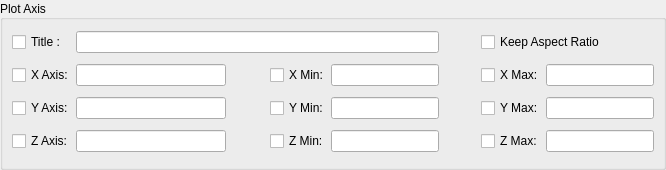
    <widget class="QGroupBox" name="boxPlotAxis">
     <property name="sizePolicy">
      <sizepolicy hsizetype="Preferred" vsizetype="Minimum">
       <horstretch>0</horstretch>
       <verstretch>0</verstretch>
      </sizepolicy>
     </property>
     <property name="minimumSize">
      <size>
       <width>0</width>
       <height>170</height>
      </size>
     </property>
     <property name="maximumSize">
      <size>
       <width>16777215</width>
       <height>16777215</height>
      </size>
     </property>
     <property name="title">
      <string>Plot Axis</string>
     </property>
     <property name="alignment">
      <set>Qt::AlignLeading|Qt::AlignLeft|Qt::AlignVCenter</set>
     </property>
     <property name="flat">
      <bool>false</bool>
     </property>
     <layout class="QGridLayout" name="gridLayout_4">
      <property name="leftMargin">
       <number>9</number>
      </property>
      <property name="topMargin">
       <number>0</number>
      </property>
      <property name="rightMargin">
       <number>9</number>
      </property>
      <property name="bottomMargin">
       <number>0</number>
      </property>
      <property name="horizontalSpacing">
       <number>2</number>
      </property>
      <property name="verticalSpacing">
       <number>0</number>
      </property>
      <item row="3" column="2">
       <spacer name="horizontalSpacer_9">
        <property name="orientation">
         <enum>Qt::Horizontal</enum>
        </property>
        <property name="sizeType">
         <enum>QSizePolicy::Expanding</enum>
        </property>
        <property name="sizeHint" stdset="0">
         <size>
          <width>40</width>
          <height>20</height>
         </size>
        </property>
       </spacer>
      </item>
      <item row="1" column="3">
       <widget class="QCheckBox" name="chkXMin">
        <property name="sizePolicy">
         <sizepolicy hsizetype="Fixed" vsizetype="Fixed">
          <horstretch>0</horstretch>
          <verstretch>0</verstretch>
         </sizepolicy>
        </property>
        <property name="text">
         <string>X Min:</string>
        </property>
       </widget>
      </item>
      <item row="2" column="1">
       <widget class="QLineEdit" name="dispYAxis">
        <property name="sizePolicy">
         <sizepolicy hsizetype="Expanding" vsizetype="Fixed">
          <horstretch>0</horstretch>
          <verstretch>0</verstretch>
         </sizepolicy>
        </property>
        <property name="minimumSize">
         <size>
          <width>20</width>
          <height>0</height>
         </size>
        </property>
        <property name="inputMethodHints">
         <set>Qt::ImhDigitsOnly</set>
        </property>
       </widget>
      </item>
      <item row="2" column="4">
       <widget class="QLineEdit" name="dispYMin">
        <property name="sizePolicy">
         <sizepolicy hsizetype="Maximum" vsizetype="Fixed">
          <horstretch>0</horstretch>
          <verstretch>0</verstretch>
         </sizepolicy>
        </property>
        <property name="minimumSize">
         <size>
          <width>50</width>
          <height>0</height>
         </size>
        </property>
       </widget>
      </item>
      <item row="3" column="5">
       <spacer name="horizontalSpacer_2">
        <property name="orientation">
         <enum>Qt::Horizontal</enum>
        </property>
        <property name="sizeType">
         <enum>QSizePolicy::Expanding</enum>
        </property>
        <property name="sizeHint" stdset="0">
         <size>
          <width>40</width>
          <height>20</height>
         </size>
        </property>
       </spacer>
      </item>
      <item row="2" column="0">
       <widget class="QCheckBox" name="chkYAxis">
        <property name="sizePolicy">
         <sizepolicy hsizetype="Fixed" vsizetype="Fixed">
          <horstretch>0</horstretch>
          <verstretch>0</verstretch>
         </sizepolicy>
        </property>
        <property name="text">
         <string>Y Axis:</string>
        </property>
       </widget>
      </item>
      <item row="1" column="6">
       <widget class="QCheckBox" name="chkXMax">
        <property name="sizePolicy">
         <sizepolicy hsizetype="Fixed" vsizetype="Fixed">
          <horstretch>0</horstretch>
          <verstretch>0</verstretch>
         </sizepolicy>
        </property>
        <property name="text">
         <string>X Max:</string>
        </property>
       </widget>
      </item>
      <item row="3" column="6">
       <widget class="QCheckBox" name="chkZMax">
        <property name="sizePolicy">
         <sizepolicy hsizetype="Fixed" vsizetype="Fixed">
          <horstretch>0</horstretch>
          <verstretch>0</verstretch>
         </sizepolicy>
        </property>
        <property name="text">
         <string>Z Max:</string>
        </property>
       </widget>
      </item>
      <item row="2" column="6">
       <widget class="QCheckBox" name="chkYMax">
        <property name="sizePolicy">
         <sizepolicy hsizetype="Fixed" vsizetype="Fixed">
          <horstretch>0</horstretch>
          <verstretch>0</verstretch>
         </sizepolicy>
        </property>
        <property name="text">
         <string>Y Max:</string>
        </property>
       </widget>
      </item>
      <item row="2" column="3">
       <widget class="QCheckBox" name="chkYMin">
        <property name="sizePolicy">
         <sizepolicy hsizetype="Fixed" vsizetype="Fixed">
          <horstretch>0</horstretch>
          <verstretch>0</verstretch>
         </sizepolicy>
        </property>
        <property name="text">
         <string>Y Min:</string>
        </property>
       </widget>
      </item>
      <item row="1" column="7">
       <widget class="QLineEdit" name="dispXMax">
        <property name="sizePolicy">
         <sizepolicy hsizetype="Maximum" vsizetype="Fixed">
          <horstretch>0</horstretch>
          <verstretch>0</verstretch>
         </sizepolicy>
        </property>
        <property name="minimumSize">
         <size>
          <width>50</width>
          <height>0</height>
         </size>
        </property>
       </widget>
      </item>
      <item row="3" column="1">
       <widget class="QLineEdit" name="dispZAxis">
        <property name="sizePolicy">
         <sizepolicy hsizetype="Expanding" vsizetype="Fixed">
          <horstretch>0</horstretch>
          <verstretch>0</verstretch>
         </sizepolicy>
        </property>
        <property name="minimumSize">
         <size>
          <width>20</width>
          <height>0</height>
         </size>
        </property>
        <property name="inputMethodHints">
         <set>Qt::ImhDigitsOnly</set>
        </property>
       </widget>
      </item>
      <item row="1" column="0">
       <widget class="QCheckBox" name="chkXAxis">
        <property name="sizePolicy">
         <sizepolicy hsizetype="Fixed" vsizetype="Fixed">
          <horstretch>0</horstretch>
          <verstretch>0</verstretch>
         </sizepolicy>
        </property>
        <property name="text">
         <string>X Axis:</string>
        </property>
       </widget>
      </item>
      <item row="3" column="7">
       <widget class="QLineEdit" name="dispZMax">
        <property name="enabled">
         <bool>true</bool>
        </property>
        <property name="sizePolicy">
         <sizepolicy hsizetype="Maximum" vsizetype="Fixed">
          <horstretch>0</horstretch>
          <verstretch>0</verstretch>
         </sizepolicy>
        </property>
        <property name="minimumSize">
         <size>
          <width>50</width>
          <height>0</height>
         </size>
        </property>
       </widget>
      </item>
      <item row="3" column="0">
       <widget class="QCheckBox" name="chkZAxis">
        <property name="sizePolicy">
         <sizepolicy hsizetype="Fixed" vsizetype="Fixed">
          <horstretch>0</horstretch>
          <verstretch>0</verstretch>
         </sizepolicy>
        </property>
        <property name="text">
         <string>Z Axis:</string>
        </property>
       </widget>
      </item>
      <item row="3" column="3">
       <widget class="QCheckBox" name="chkZMin">
        <property name="sizePolicy">
         <sizepolicy hsizetype="Fixed" vsizetype="Fixed">
          <horstretch>0</horstretch>
          <verstretch>0</verstretch>
         </sizepolicy>
        </property>
        <property name="text">
         <string>Z Min:</string>
        </property>
       </widget>
      </item>
      <item row="1" column="4">
       <widget class="QLineEdit" name="dispXMin">
        <property name="sizePolicy">
         <sizepolicy hsizetype="Maximum" vsizetype="Fixed">
          <horstretch>0</horstretch>
          <verstretch>0</verstretch>
         </sizepolicy>
        </property>
        <property name="minimumSize">
         <size>
          <width>50</width>
          <height>0</height>
         </size>
        </property>
        <property name="inputMethodHints">
         <set>Qt::ImhDigitsOnly</set>
        </property>
       </widget>
      </item>
      <item row="3" column="4">
       <widget class="QLineEdit" name="dispZMin">
        <property name="sizePolicy">
         <sizepolicy hsizetype="Maximum" vsizetype="Fixed">
          <horstretch>0</horstretch>
          <verstretch>0</verstretch>
         </sizepolicy>
        </property>
        <property name="minimumSize">
         <size>
          <width>50</width>
          <height>0</height>
         </size>
        </property>
       </widget>
      </item>
      <item row="2" column="7">
       <widget class="QLineEdit" name="dispYMax">
        <property name="sizePolicy">
         <sizepolicy hsizetype="Maximum" vsizetype="Fixed">
          <horstretch>0</horstretch>
          <verstretch>0</verstretch>
         </sizepolicy>
        </property>
        <property name="minimumSize">
         <size>
          <width>50</width>
          <height>0</height>
         </size>
        </property>
       </widget>
      </item>
      <item row="0" column="0">
       <widget class="QCheckBox" name="chkTitle">
        <property name="text">
         <string>Title :</string>
        </property>
       </widget>
      </item>
      <item row="0" column="1" colspan="4">
       <widget class="QLineEdit" name="dispTitle">
        <property name="sizePolicy">
         <sizepolicy hsizetype="Expanding" vsizetype="Fixed">
          <horstretch>0</horstretch>
          <verstretch>0</verstretch>
         </sizepolicy>
        </property>
        <property name="minimumSize">
         <size>
          <width>250</width>
          <height>0</height>
         </size>
        </property>
        <property name="echoMode">
         <enum>QLineEdit::Normal</enum>
        </property>
        <property name="readOnly">
         <bool>false</bool>
        </property>
       </widget>
      </item>
      <item row="0" column="6" colspan="2">
       <widget class="QCheckBox" name="chkAspectRatio">
        <property name="sizePolicy">
         <sizepolicy hsizetype="Fixed" vsizetype="Fixed">
          <horstretch>0</horstretch>
          <verstretch>0</verstretch>
         </sizepolicy>
        </property>
        <property name="text">
         <string>Keep Aspect Ratio</string>
        </property>
       </widget>
      </item>
      <item row="1" column="1">
       <widget class="QLineEdit" name="dispXAxis">
        <property name="sizePolicy">
         <sizepolicy hsizetype="Expanding" vsizetype="Fixed">
          <horstretch>0</horstretch>
          <verstretch>0</verstretch>
         </sizepolicy>
        </property>
        <property name="minimumSize">
         <size>
          <width>150</width>
          <height>0</height>
         </size>
        </property>
        <property name="inputMethodHints">
         <set>Qt::ImhDigitsOnly</set>
        </property>
       </widget>
      </item>
     </layout>
    </widget>
